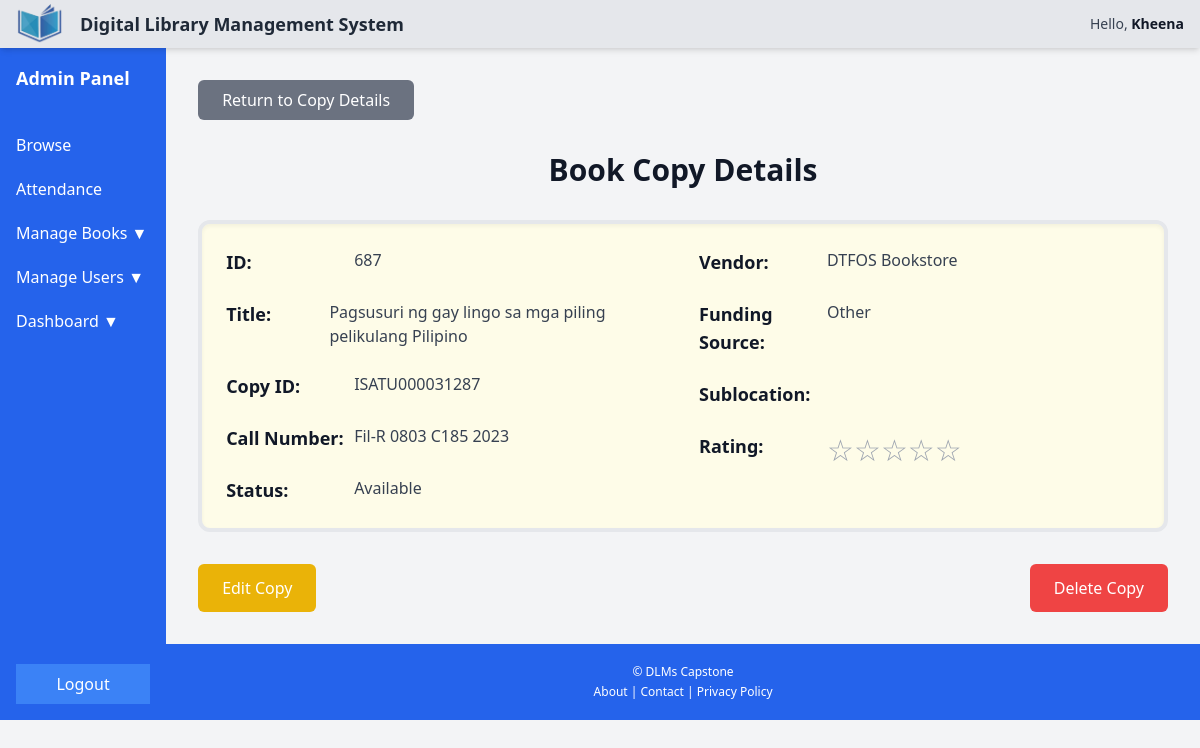
Before: /dashboard/admin/ViewCopy.php?ID=687 (signed in) with the older database file.
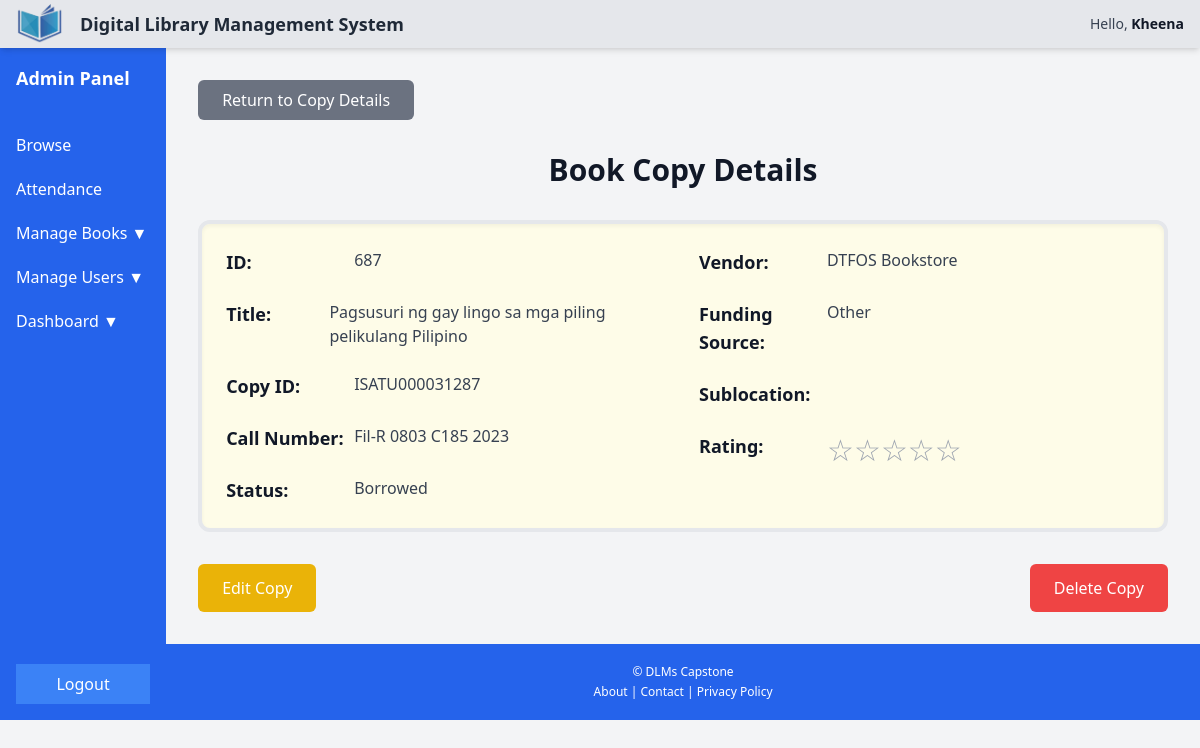
After: the same page with the newer database file.
### tables this page shows
CREATE TABLE `book_copies` (
  `ID` int(11) NOT NULL,
  `book_id` varchar(50) NOT NULL,
  `copy_ID` varchar(50) NOT NULL,
  `B_title` varchar(255) NOT NULL,
  `status` enum('Available','Borrowed','Reserve') DEFAULT NULL,
  `callNumber` varchar(50) DEFAULT NULL,
  `circulationType` varchar(50) DEFAULT NULL,
  `dateAcquired` date DEFAULT NULL,
  `description1` text DEFAULT NULL,
  `description2` text DEFAULT NULL,
  `description3` text DEFAULT NULL,
  `number1` int(11) DEFAULT NULL,
  `number2` int(11) DEFAULT NULL,
  `number3` int(11) DEFAULT NULL,
  `Sublocation` varchar(100) DEFAULT NULL,
  `vendor` varchar(100) DEFAULT NULL,
  `fundingSource` varchar(100) DEFAULT NULL,
  `rating` int(11) NOT NULL DEFAULT 0,
  `note` varchar(50) NOT NULL
);

### dashboard/admin/viewcopy.php (the view, shortened to what the changed rows need)
<?php
include '../config.php';
$ID = isset($_GET['ID']) ? $_GET['ID'] : '';
$sql = "SELECT * FROM book_copies WHERE ID = ?";
$stmt = $conn->prepare($sql);
$stmt->bind_param("s", $ID);
$stmt->execute();
$result = $stmt->get_result();
if (!$result) {
    $message = "Error retrieving copy details: " . $conn->error;
    $message_type = "danger";
} elseif ($result->num_rows == 0) {
    $message = "No copy found with the specified ID.";
    $message_type = "warning";
    $copy_data = [];
} else {
    $copy_data = $result->fetch_assoc();
}
?>
<!DOCTYPE html>
<html lang="en">
<head>
    <script src="https://cdn.tailwindcss.com"></script>
</head>
<body class="flex flex-col min-h-screen bg-gray-100 text-gray-900">
    <main class="flex">
        <div class="flex-grow">
            <div class="p-8">
                <h2 class="text-3xl font-bold text-center mb-8">Book Copy Details</h2>
                <?php if (!empty($copy_data)): ?>
                <div class="book-page p-6 bg-yellow-50 border-4 border-gray-200 rounded-xl shadow-inner">
                    <div class="grid grid-cols-1 md:grid-cols-2 gap-8">
                        <div class="space-y-6">
                            <div class="flex">
                                <div class="font-semibold text-lg w-32">ID:</div>
                                <div class="text-gray-700 flex-grow">
                                    <?php echo htmlspecialchars($copy_data['ID']); ?>
                                </div>
                            </div>
                            <div class="flex">
                                <div class="font-semibold text-lg w-32">Title:</div>
                                <div class="text-gray-700 flex-grow">
                                    <?php echo htmlspecialchars($copy_data['B_title']); ?>
                                </div>
                            </div>
                            <div class="flex">
                                <div class="font-semibold text-lg w-32">Copy ID:</div>
                                <div class="text-gray-700 flex-grow">
                                    <?php echo htmlspecialchars($copy_data['copy_ID']); ?>
                                </div>
                            </div>
                            <div class="flex">
                                <div class="font-semibold text-lg w-32">Call Number:</div>
                                <div class="text-gray-700 flex-grow">
                                    <?php echo htmlspecialchars($copy_data['callNumber']); ?>
                                </div>
                            </div>
                            <div class="flex">
                                <div class="font-semibold text-lg w-32">Status:</div>
                                <div class="text-gray-700 flex-grow">
                                    <?php echo htmlspecialchars($copy_data['status']); ?>
                                </div>
                            </div>
                        </div>
                        <div class="space-y-6">
                            <div class="flex">
                                <div class="font-semibold text-lg w-32">Vendor:</div>
                                <div class="text-gray-700 flex-grow">
                                    <?php echo htmlspecialchars($copy_data['vendor']); ?>
                                </div>
                            </div>
                            <div class="flex">
                                <div class="font-semibold text-lg w-32">Funding Source:</div>
                                <div class="text-gray-700 flex-grow">
                                    <?php echo htmlspecialchars($copy_data['fundingSource']); ?>
                                </div>
                            </div>
                            <div class="flex">
                                <div class="font-semibold text-lg w-32">Sublocation:</div>
                                <div class="text-gray-700 flex-grow">
                                </div>
                            </div>
                            <div class="flex">
  <div class="font-semibold text-lg w-32">Rating:</div>
  <div class="text-gray-700 flex-grow">
    <?php
    $rating = (int) $copy_data['rating'];
    $maxStars = 5;
    for ($i = 1; $i <= $maxStars; $i++) {
        if ($i <= $rating) {
            $starColor = match ($rating) {
                5 => 'text-green-500',
                4 => 'text-blue-500',
                3 => 'text-yellow-400',
                2 => 'text-orange-500',
                1 => 'text-red-500',
                default => 'text-gray-400',
            };
            echo "<span class='{$starColor} text-3xl'>&#9733;</span>";
        } else {
            echo '<span class="text-gray-400 text-3xl">&#9734;</span>';
        }
    }
    ?>
  </div>
</div>
                        </div>
                    </div>
                </div>
                <div class="mt-8 flex justify-between">
                    <a href="include/edit_copy.php?ID=<?php echo urlencode($copy_data['ID']); ?>"
                        class="bg-yellow-500 text-white py-3 px-6 rounded-md hover:bg-yellow-600">
                        Edit Copy
                    </a>
                    <a href="include/delete_copy.php?ID=<?php echo urlencode($copy_data['ID']); ?>"
                        class="bg-red-500 text-white py-3 px-6 rounded-md hover:bg-red-600">
                        Delete Copy
                    </a>
                </div>
                </div>
                <?php endif; ?>
            </div>
    </main>
</body>
</html>

Changed rows visible on the page:
changed book_copies "Pagsusuri ng gay lingo sa mga piling pelikulang Pilipino": status "Available" → "Borrowed"
